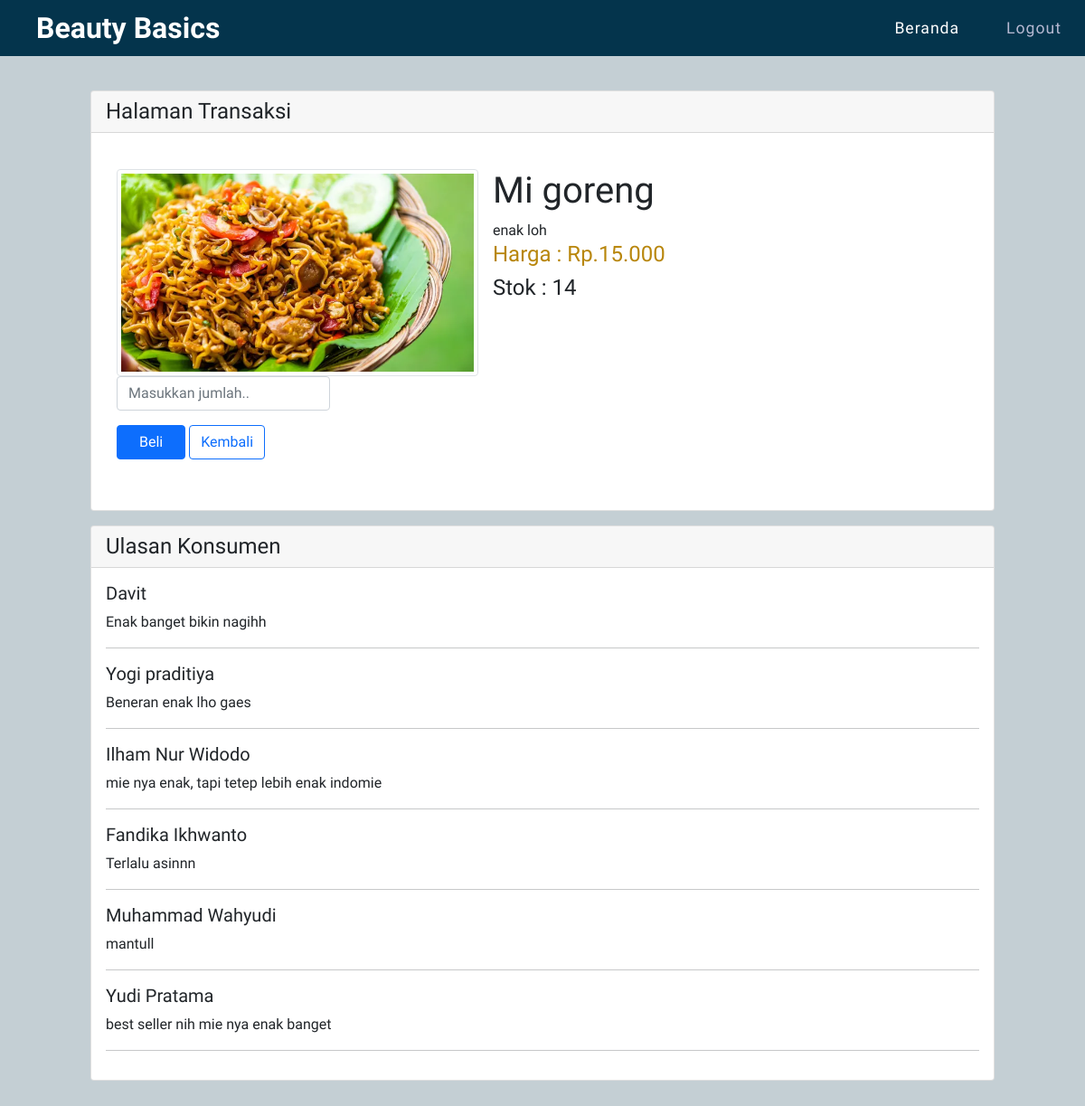
Screenshot of /beli-produk.php?id=1 with the database file from the repository.
### tables this page shows
CREATE TABLE `menu` (
  `id` int(11) NOT NULL,
  `nama_produk` varchar(255) NOT NULL,
  `kategori` varchar(255) NOT NULL,
  `deskripsi_produk` varchar(255) NOT NULL,
  `harga_produk` int(11) NOT NULL,
  `stok` int(11) NOT NULL,
  `gambar` varchar(255) NOT NULL
);

CREATE TABLE `review` (
  `id` int(11) NOT NULL,
  `nama` varchar(255) NOT NULL,
  `menu` varchar(255) NOT NULL,
  `ulasan` text NOT NULL
);

### beli-produk.php (the view, shortened to what this page needs)
<?php
include("config.php");
$id = $_GET['id'];
$sql = "SELECT * FROM menu WHERE id = '$id'";
$query = mysqli_query($koneksi, $sql);
$menu = mysqli_fetch_assoc($query);
$nama_produk = $menu['nama_produk'];
?>
<!DOCTYPE html>
<html lang="en">
<head>
    <link href="https://cdn.jsdelivr.net/npm/bootstrap@5.1.2/dist/css/bootstrap.min.css" rel="stylesheet">
    <link rel="stylesheet" href="style2.css">
</head>
<body>
    <header>
        <a href="index.php" class="logo">Beauty Basics</a>
        <ul class="navigasi">
            <?php
            if ($role == 'admin') {
            ?>
                <li><a class="nav-item nav-link active" href="output-menu.php">Edit Produk</a></li>
                <li><a class="nav-item nav-link active" href="tambah-produk.php">Tambah Produk</a></li>
                <li><a class="nav-item nav-link active" href="tambah-user.php">Tambah User</a></li>
                <li><a class="nav-item nav-link active" href="user-edit.php">Edit user</a></li>
            <?php
            } else { ?>
                <li><a class="nav-item nav-link active" href="index.php" style="color: white;">Beranda</a></li>
            <?php
            }
            ?>
            <li><a class="nav-item nav-link active" href="logout.php">Logout</a></li>
        </ul>
    </header>
    <div class="banner">
        <div class="mx-auto" style="width : 1000px;">
            <div class="card">
                <h4 class="card-header">Halaman Transaksi</h4>
                <div class="card-body">
                    <section class="container-fluid my-4">
                        <section class="justify-content-center">
                            <form action="" method="POST">
                                <img src="uploads/<?php echo $menu['gambar'] ?>" class="col-md-5 me-3 rounded float-sm-start img-thumbnail" style="width:400px" alt="...">
                                <h1><?php echo $menu['nama_produk'] ?></h1>
                                <?php echo $menu['deskripsi_produk'] ?>
                                <h4 style="color:darkgoldenrod">Harga : Rp.<?php echo number_format($menu['harga_produk'], 0, ',', '.'); ?></h4>
                                <h4>Stok : <?php echo $menu['stok'] ?></h4>
                                <br>
                                <div class="col-sm-3 mt-5">
                                    <input type="number" class="form-control" id="banyak" name="banyak" placeholder="Masukkan jumlah..">
                                </div>
                                <button type="submit" class="btn btn-primary px-4 my-2" id="beli" name="beli">Beli</button>
                                <a href="index.php"><button class="btn btn-outline-primary me-2 my-3" type="button">Kembali</button></a>
                            </form>
                        </section>
                    </section>
                </div>
            </div>
        </div>
        <div class="mx-auto" style="width : 1000px;">
            <div class="card mt-3">
                <h4 class="card-header">Ulasan Konsumen</h4>
                <div class="card-body">
                    <?php
                    $sql = "SELECT * FROM review WHERE menu = '$nama_produk'";
                    $query = mysqli_query($koneksi, $sql);
                    while ($ulasan = mysqli_fetch_assoc($query)) {
                        $nama_pelanggan     = $ulasan['nama'];
                        $ulas               = $ulasan['ulasan'];
                    ?>
                        <h5><?php echo $nama_pelanggan ?></h5>
                        <p><?php echo $ulas ?></p>
                        <hr>
                    <?php
                    }
                    ?>
                </div>
            </div>
        </div>
    </div>
</body>
</html>

### style2.css (style rules this page uses)
.mx-auto { width: 1000px; }
* { margin: 0; padding: 0; box-sizing: border-box; font-family: 'Palanquin Dark', sans-serif; }
header { position: absolute; width: 100%; display: flex; justify-content: space-between; align-items: center; padding: 10 px 100px; z-index: 10; background: #04344c; }
.logo { position: relative; right: 60px; font-size: 2em; color: #fff; text-decoration: none; font-weight: 600; padding-left: 100px; }
.navigasi { display: flex; justify-content: center; flex-wrap: wrap; margin: 10px 0; }
.navigasi li { list-style: none; margin: 0 10px; }
.navigasi li a { color: #b5b8d1; font-size: 1.1em; text-decoration: none; font-weight: 500; letter-spacing: 1px; }
.banner { background: #c4cfd4; padding: 100px 100px 50px; min-height: 100vh; }

### rows the page displays
menu: gambar (picture), nama_produk "Mi goreng", deskripsi_produk "enak loh", harga_produk "15.000", stok "14"
review: nama "Davit", ulasan "Enak banget bikin nagihh"
review: nama "Yogi praditiya", ulasan "Beneran enak lho gaes"
review: nama "Ilham Nur Widodo", ulasan "mie nya enak, tapi tetep lebih enak indomie"
review: nama "Fandika Ikhwanto", ulasan "Terlalu asinnn"
review: nama "Muhammad Wahyudi", ulasan "mantull"
review: nama "Yudi Pratama", ulasan "best seller nih mie nya enak banget"
